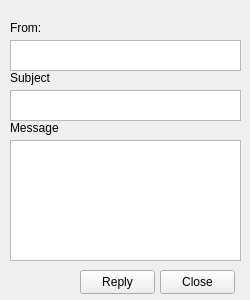
<?xml version="1.0" encoding="UTF-8"?>
<ui version="4.0">
 <class>viewmessage</class>
 <widget class="QWidget" name="viewmessage">
  <property name="geometry">
   <rect>
    <x>0</x>
    <y>0</y>
    <width>250</width>
    <height>300</height>
   </rect>
  </property>
  <property name="minimumSize">
   <size>
    <width>250</width>
    <height>300</height>
   </size>
  </property>
  <property name="maximumSize">
   <size>
    <width>250</width>
    <height>300</height>
   </size>
  </property>
  <property name="windowTitle">
   <string>Form</string>
  </property>
  <widget class="QLabel" name="label">
   <property name="geometry">
    <rect>
     <x>10</x>
     <y>70</y>
     <width>49</width>
     <height>16</height>
    </rect>
   </property>
   <property name="text">
    <string>Subject</string>
   </property>
  </widget>
  <widget class="QLabel" name="label_2">
   <property name="geometry">
    <rect>
     <x>10</x>
     <y>20</y>
     <width>49</width>
     <height>16</height>
    </rect>
   </property>
   <property name="text">
    <string>From: </string>
   </property>
  </widget>
  <widget class="QLabel" name="label_3">
   <property name="geometry">
    <rect>
     <x>10</x>
     <y>120</y>
     <width>49</width>
     <height>16</height>
    </rect>
   </property>
   <property name="text">
    <string>Message</string>
   </property>
  </widget>
  <widget class="QTextBrowser" name="messageText">
   <property name="geometry">
    <rect>
     <x>10</x>
     <y>140</y>
     <width>231</width>
     <height>121</height>
    </rect>
   </property>
  </widget>
  <widget class="QTextBrowser" name="subjectText">
   <property name="geometry">
    <rect>
     <x>10</x>
     <y>90</y>
     <width>231</width>
     <height>31</height>
    </rect>
   </property>
  </widget>
  <widget class="QTextBrowser" name="fromText">
   <property name="geometry">
    <rect>
     <x>10</x>
     <y>40</y>
     <width>231</width>
     <height>31</height>
    </rect>
   </property>
  </widget>
  <widget class="QPushButton" name="pushButton">
   <property name="geometry">
    <rect>
     <x>160</x>
     <y>270</y>
     <width>75</width>
     <height>24</height>
    </rect>
   </property>
   <property name="text">
    <string>Close</string>
   </property>
  </widget>
  <widget class="QPushButton" name="replyButton">
   <property name="geometry">
    <rect>
     <x>80</x>
     <y>270</y>
     <width>75</width>
     <height>24</height>
    </rect>
   </property>
   <property name="text">
    <string>Reply</string>
   </property>
  </widget>
 </widget>
 <resources/>
 <connections/>
</ui>
